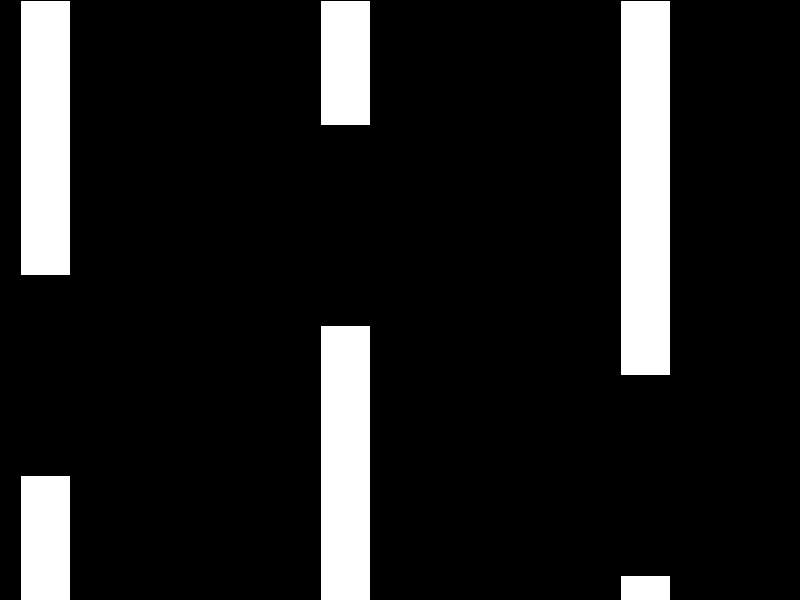
Frame 1 (no input)
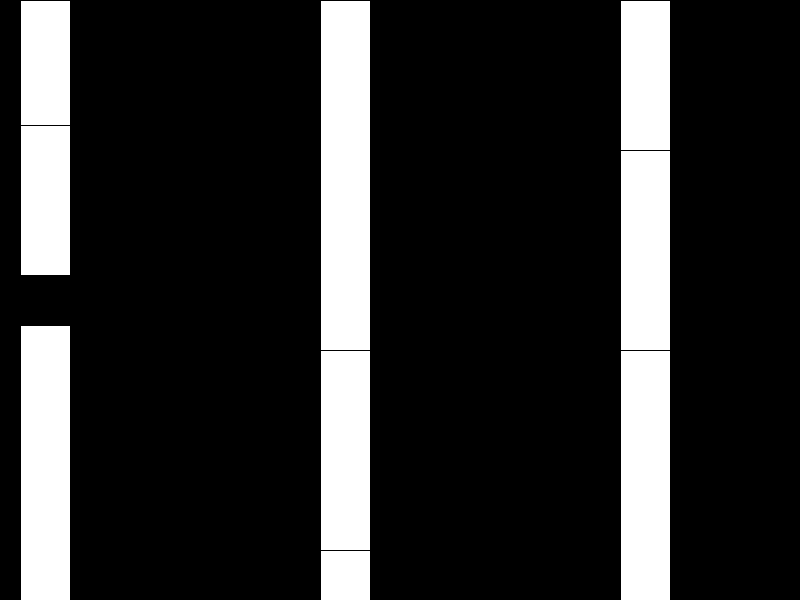
Frame 2 (the mouse pressed at the canvas centre, redrawn once)

The Processing sketch that drew these frames (run headless with seeded random() and noise(); the mouse was pressed at the canvas centre and the sketch redrawn once):

// Processing sketch: figuring_walls
// ── figuring_walls.pde
int[] wall_top = {50,75,100,125,150,175,200,225,250,275,300,325,350,375};
int gap = 200;
int spacing = 300;
int wall_width = 50;

void setup(){
   size(800,600); 
   background(0);
   noLoop();
}

void draw() {
  fill(255);
  for(int i=20;i<width;i+=spacing){
     int wall_size = wall_top[int(random(wall_top.length))];
     rect(i,0, wall_width, wall_size);
     rect(i,wall_size+gap,wall_width,height-wall_size-gap);
  }
  // rect(30,0,50,300);
  // rect(30,500,50,100);
}
